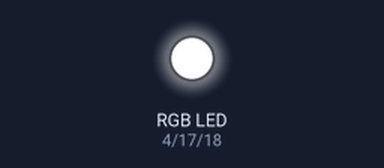
Bench run of a program on a simulated Raspberry Pi (BCM pin numbers), started with the argument Hello. Shown: an RGB LED mixed from three pins (HIGH = lit). At 0.0 s the program stops and its outputs stay as they are.

Above: at 0.1 s.
Timing chart, 0 to 1.5 s (numbered marks = the images above):
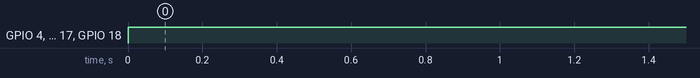

The program:

rgb.py
```python
#! /usr/bin/env python
#
# Set an RGB LED to either red, green, or blue.
#
# Usage:
#   sudo python rgb.py [color]
#
# @author Jeff Geerling, 2015

import argparse
import RPi.GPIO as GPIO

# Get RGB colors from command line arguments.
parser = argparse.ArgumentParser(description = 'Add a little color to your life.')
parser.add_argument('color', metavar='color', type=str, nargs=1,
                   help='A color value of red, green, blue, or off.')
args = parser.parse_args()

# LED pin mapping.
red = 4
green = 17
blue = 18

# GPIO Setup.
GPIO.setmode(GPIO.BCM)
GPIO.setwarnings(False)

GPIO.setup(red, GPIO.OUT)
GPIO.setup(green, GPIO.OUT)
GPIO.setup(blue, GPIO.OUT)

# Clear all existing color values.
GPIO.output(red, 1)
GPIO.output(green, 1)
GPIO.output(blue, 1)

# Set individual colors.
if args.color[0] == 'red':
  GPIO.output(red, 0)
elif args.color[0] == 'green':
  GPIO.output(green, 0)
elif args.color[0] == 'blue':
  GPIO.output(blue, 0)
else:
 GPIO.output(red, 1)
 GPIO.output(green, 1)
 GPIO.output(blue, 1)
```

Measured:
- by itself, GPIO 4 (red), GPIO 17 (green), GPIO 18 (blue): LOW → HIGH at 0.00 s
